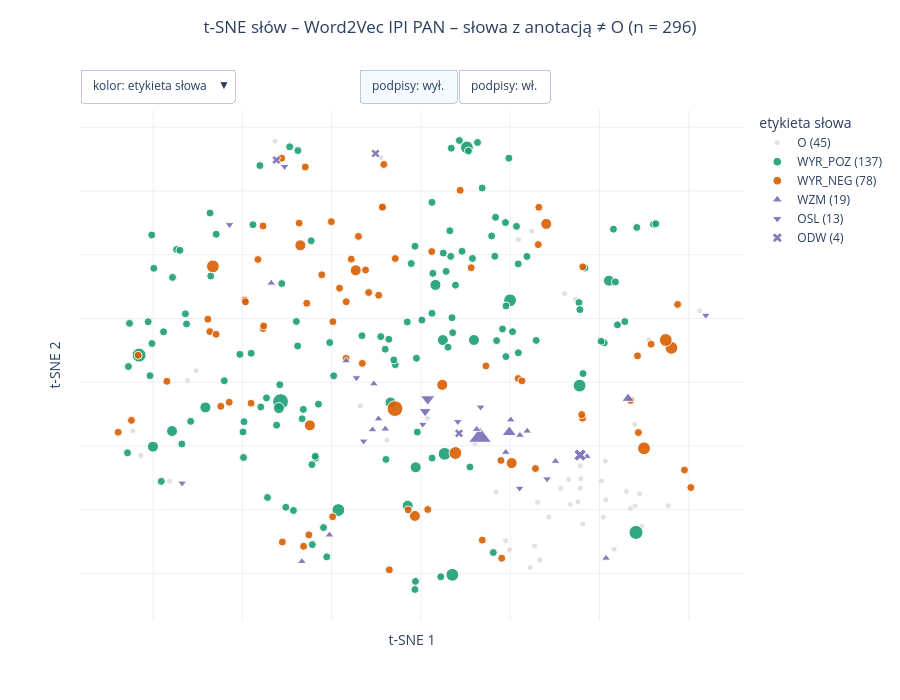

Source (notebook cell):
### Markdown cell above
### 2.2 Word2Vec IPI PAN – tylko słowa z anotacją (t-SNE liczone osobno)

### Code cell
show_tsne("w2v", "annotated")
